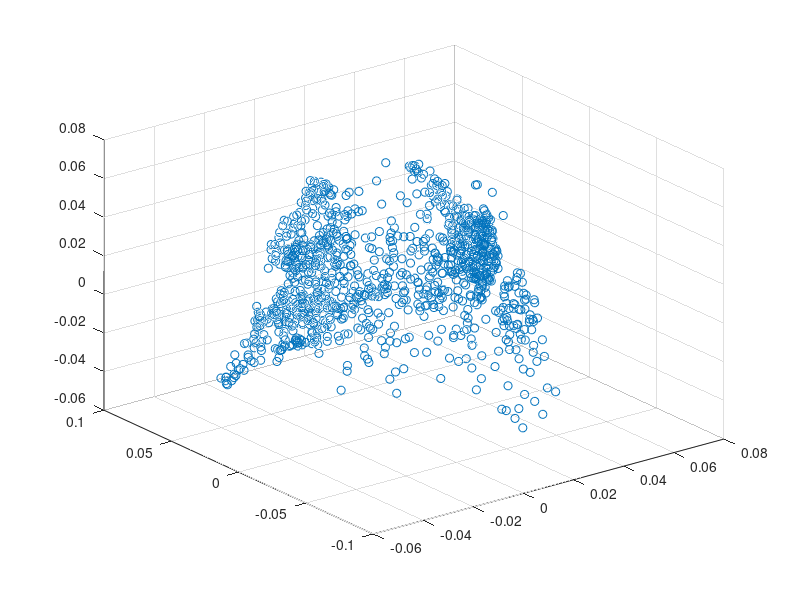

This chart was generated by the following MATLAB code:
close all;
clear all;

load betas.mat
load betasC.mat

betas = reshape(betas,[size(betas,1) size(betas,2)*size(betas,3)]);
coeff = pca(betas);

figure;
scatter3(coeff(:,1),coeff(:,2),coeff(:,3))